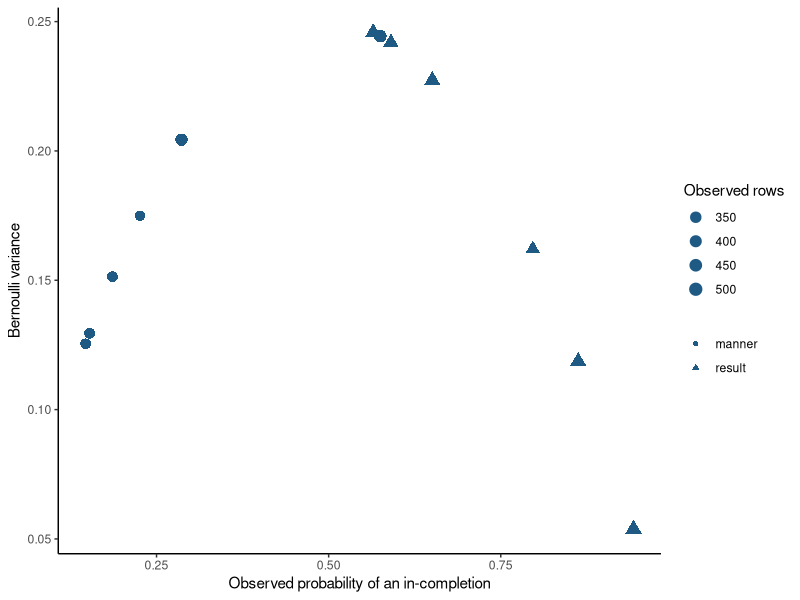

This chart was generated by the following R code:
## ---- chunk 1
#| label: observed-bernoulli-mass
#| echo: true
st <- read.csv("data/supertelicity/supertelicity-cloze.csv")
counts <- as.data.frame(table(st$preposition))
names(counts) <- c("preposition", "observations")
counts$probability <- counts$observations / sum(counts$observations)
counts
## ---- chunk 2
#| label: plot-observed-bernoulli-mean-variance
#| echo: true
library(ggplot2)
st_duration <- st[
  st$clause_type == "episodic" & !is.na(st$log_duration_minutes),
]
stopifnot(nrow(st_duration) > 0L, all(st_duration$clause_type == "episodic"))
duration_breaks <- unique(quantile(
  st_duration$log_duration_minutes,
  probs = seq(0, 1, length.out = 7L)
))
st_duration$duration_group <- cut(
  st_duration$log_duration_minutes,
  breaks = duration_breaks,
  include.lowest = TRUE
)
observed_mean_variance <- aggregate(
  prep_in ~ verb_type + duration_group,
  st_duration,
  function(values) c(probability = mean(values), observations = length(values))
)
observed_mean_variance <- data.frame(
  verb_type = observed_mean_variance$verb_type,
  duration_group = observed_mean_variance$duration_group,
  probability = observed_mean_variance$prep_in[, "probability"],
  observations = observed_mean_variance$prep_in[, "observations"]
)
observed_mean_variance$bernoulli_variance <- with(
  observed_mean_variance,
  probability * (1 - probability)
)
ggplot(observed_mean_variance,
       aes(probability, bernoulli_variance, shape = verb_type,
           size = observations)) +
  geom_point(color = "#1F5A85") +
  scale_size_area(max_size = 4) +
  labs(x = "Observed probability of an in-completion",
       y = "Bernoulli variance",
       shape = NULL, size = "Observed rows") +
  theme_classic()
## ---- chunk 3
#| label: observed-bernoulli-likelihood
#| echo: true
y <- st$prep_in
pi_hat <- mean(y)
log_likelihood <- sum(dbinom(y, size = 1L, prob = pi_hat, log = TRUE))
c(rows = length(y), in_responses = sum(y), probability_in = pi_hat,
  log_likelihood = log_likelihood,
  bernoulli_variance = pi_hat * (1 - pi_hat))
